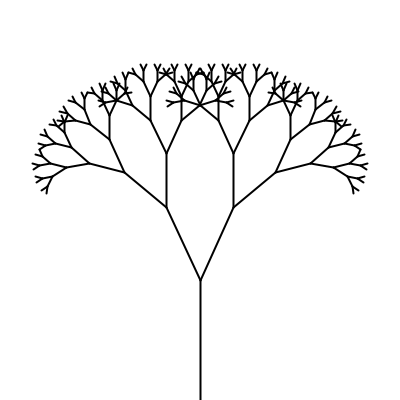
Frame 1 (no input)
Frame 60 (the mouse pressed at the canvas centre just before this capture): identical to frame 1, image omitted
Frame 120 (the mouse held since frame 60 and released just before this capture): identical to frame 1, image omitted

The Processing sketch that drew this single still picture (run headless with seeded random() and noise(); from frame 60 on, the mouse is pressed at the canvas centre):

// Processing sketch: sketch_250430g
// ── sketch_250430g.pde
float branchLen = 120;

void setup() {
  size(400, 400);
  stroke(0);
  strokeWeight(2);
  noFill();
}

void draw() {
  background(255);
  translate(width/2, height);
  drawBranch(branchLen);
}

void drawBranch(float len) {
  line(0, 0, 0, -len);
  translate(0, -len);
  if (len > 8) {
    pushMatrix();
    rotate(radians(25));
    drawBranch(len * 0.67);
    popMatrix();

    pushMatrix();
    rotate(radians(-25));
    drawBranch(len * 0.67);
    popMatrix();
  }
}
